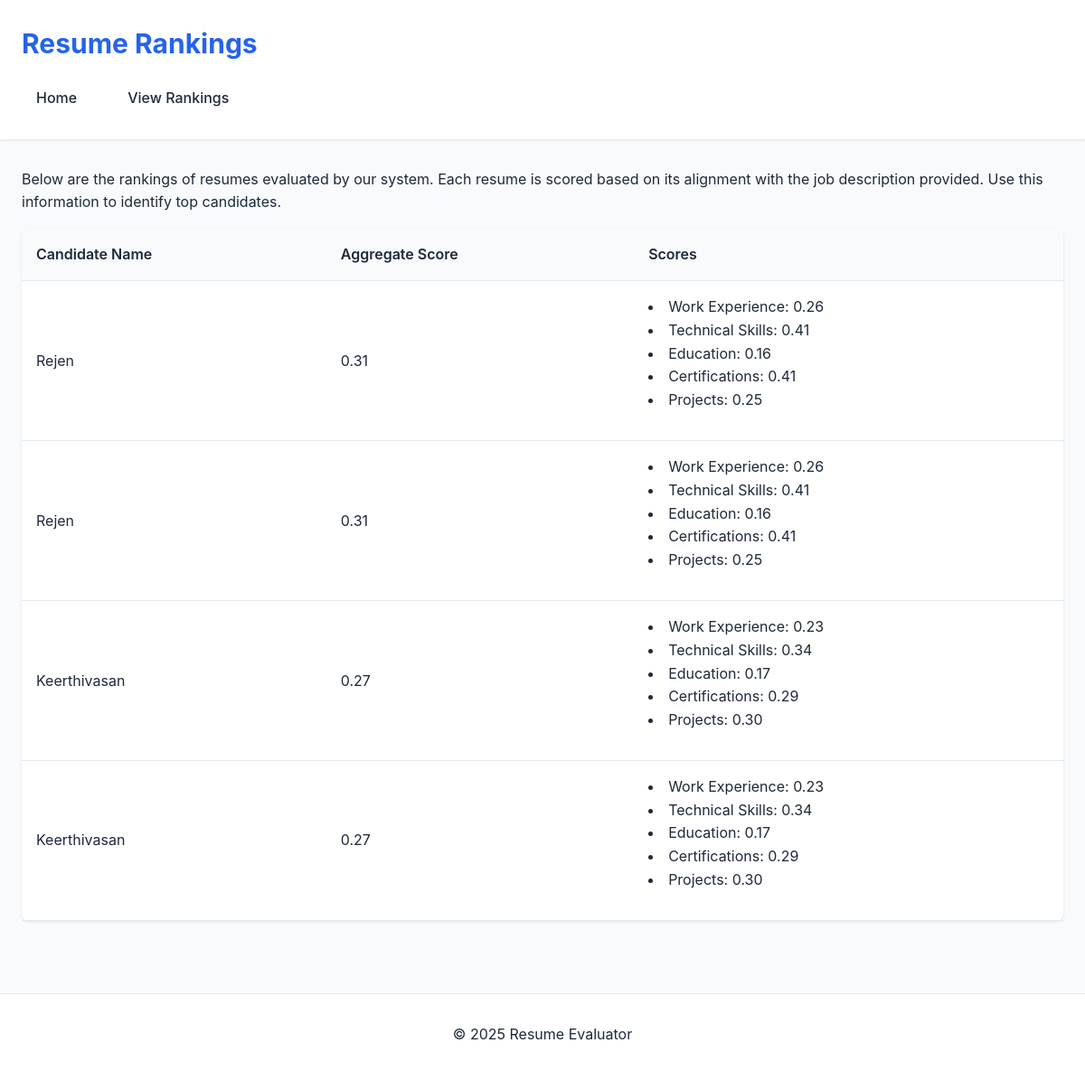
Before: /rankings with the older database file.
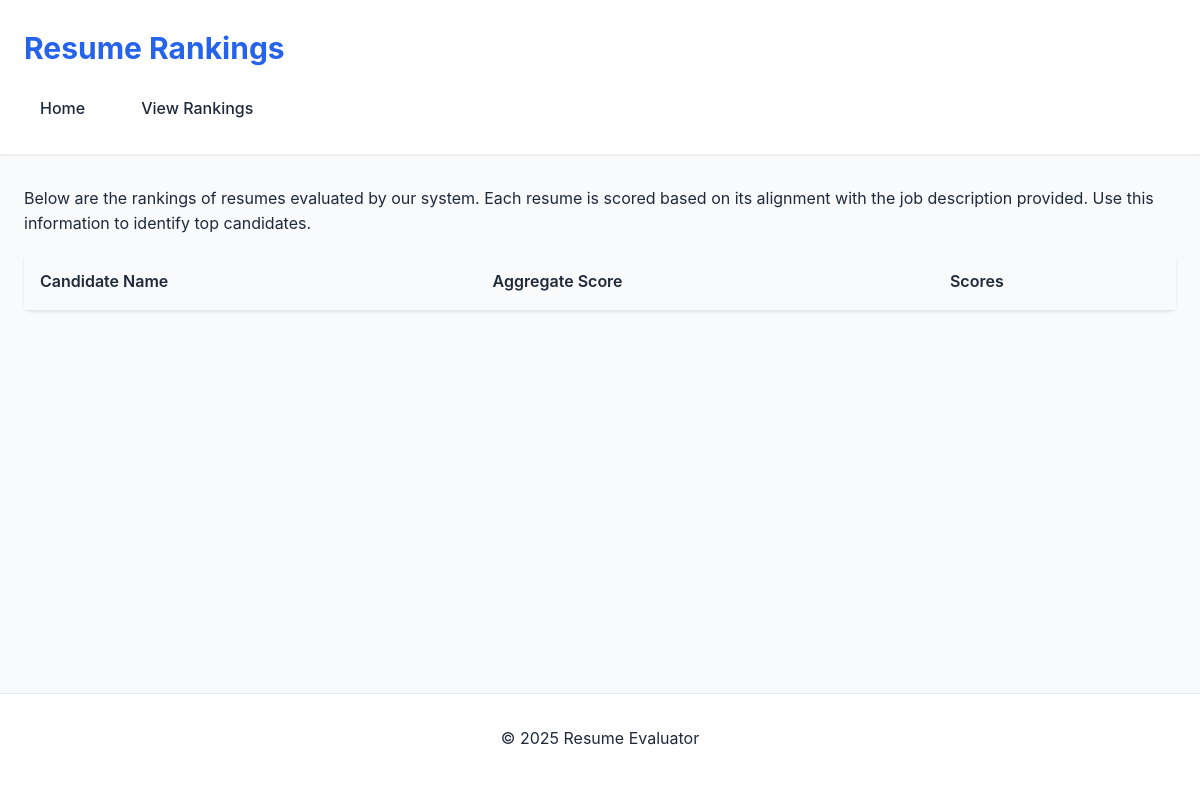
After: the same page with the newer database file.
### tables this page shows
CREATE TABLE resume_scores (
        id INTEGER PRIMARY KEY AUTOINCREMENT,
        filename TEXT,
        scores TEXT,
        aggregate_score REAL
    );

### resume/app.py (the view)
@app.route('/rankings')
def view_rankings():
    conn = sqlite3.connect('scores.db')
    c = conn.cursor()
    c.execute('SELECT filename, scores, aggregate_score FROM resume_scores ORDER BY aggregate_score DESC')
    rankings = c.fetchall()  # Fetch all rankings
    conn.close()
    for i in range(len(rankings)):
        filename, scores_json, aggregate_score = rankings[i]
        scores = eval(scores_json)  # Convert JSON string back to dictionary
        rankings[i] = (filename, scores, aggregate_score)  # Update the tuple
    return render_template('rankings.html', rankings=rankings)

### resume/templates/rankings.html (shortened to what this page needs)
<!DOCTYPE html>
<html lang="en">
<head>
    <link rel="stylesheet" href="{{ url_for('static', filename='styles.css') }}">
</head>
<body>
    <header>
        <h1>Resume Rankings</h1>
        <nav>
            <a href="/company_dashboard">Home</a>
            <a href="/rankings">View Rankings</a>
        </nav>
    </header>
    <main>
        <p>Below are the rankings of resumes evaluated by our system. Each resume is scored based on its alignment with the job description provided. Use this information to identify top candidates.</p>
        <table>
            <thead>
                <tr>
                    <th>Candidate Name</th>
                    <th>Aggregate Score</th>
                    <th>Scores</th>
                </tr>
            </thead>
            <tbody>
                {% for filename, scores, aggregate_score in rankings %}
                <tr>
                    <td>{{ filename }}</td>
                    <td>{{ '%.2f' | format(aggregate_score) }}</td>
                    <td>
                        <ul>
                            {% for section, score in scores.items() %}
                                <li>{{ section }}: {{ '%.2f' | format(score) }}</li>
                            {% endfor %}
                        </ul>
                    </td>
                </tr>
                {% endfor %}
            </tbody>
        </table>
    </main>
    <footer>
        <p>&copy; 2025 Resume Evaluator</p>
    </footer>
</body>
</html>

### resume/static/styles.css (style rules this page uses)
:root { --primary-color: #2563eb; --secondary-color: #1e40af; --background-color: #f8fafc; --text-color: #1e293b; --border-color: #e2e8f0; --success-color: #10b981; --error-color: #ef4444; }
* { margin: 0; padding: 0; box-sizing: border-box; font-family: 'Inter', -apple-system, BlinkMacSystemFont, 'Segoe UI', Roboto, sans-serif; }
html, body { height: 100%; }
body { background-color: var(--background-color); color: var(--text-color); line-height: 1.6; display: flex; flex-direction: column; min-height: 100vh; }
header { background-color: white; padding: 1.5rem; box-shadow: 0 1px 3px rgba(0, 0, 0, 0.1); margin-bottom: 2rem; }
header h1 { color: var(--primary-color); font-size: 1.875rem; font-weight: 700; margin-bottom: 1rem; }
nav { display: flex; gap: 1.5rem; }
nav a { color: var(--text-color); text-decoration: none; font-weight: 500; padding: 0.5rem 1rem; border-radius: 0.375rem; transition: all 0.2s; }
main { max-width: 1200px; margin: 0 auto; padding: 0 1.5rem 3rem; flex: 1 0 auto; width: 100%; }
p { margin-bottom: 1rem; color: var(--text-color); }
table { width: 100%; background-color: white; border-radius: 0.5rem; box-shadow: 0 1px 3px rgba(0, 0, 0, 0.1); border-collapse: collapse; margin-bottom: 2rem; }
th, td { padding: 1rem; text-align: left; border-bottom: 1px solid var(--border-color); }
th { background-color: var(--background-color); font-weight: 600; }
footer { text-align: center; padding: 2rem; background-color: white; border-top: 1px solid var(--border-color); color: var(--text-color); flex-shrink: 0; margin-top: auto; }

Changed rows visible on the page:
removed resume_scores: filename "Rejen", aggregate_score "0.31", scores "Work Experience" "Technical Skills" "Education" "Certifications" "Projects", score "0.26" "0.41" "0.16" "0.41" "0.25"
removed resume_scores: filename "Rejen", aggregate_score "0.31", scores "Work Experience" "Technical Skills" "Education" "Certifications" "Projects", score "0.26" "0.41" "0.16" "0.41" "0.25"
removed resume_scores: filename "Keerthivasan", aggregate_score "0.27", scores "Work Experience" "Technical Skills" "Education" "Certifications" "Projects", score "0.23" "0.34" "0.17" "0.29" "0.30"
removed resume_scores: filename "Keerthivasan", aggregate_score "0.27", scores "Work Experience" "Technical Skills" "Education" "Certifications" "Projects", score "0.23" "0.34" "0.17" "0.29" "0.30"
